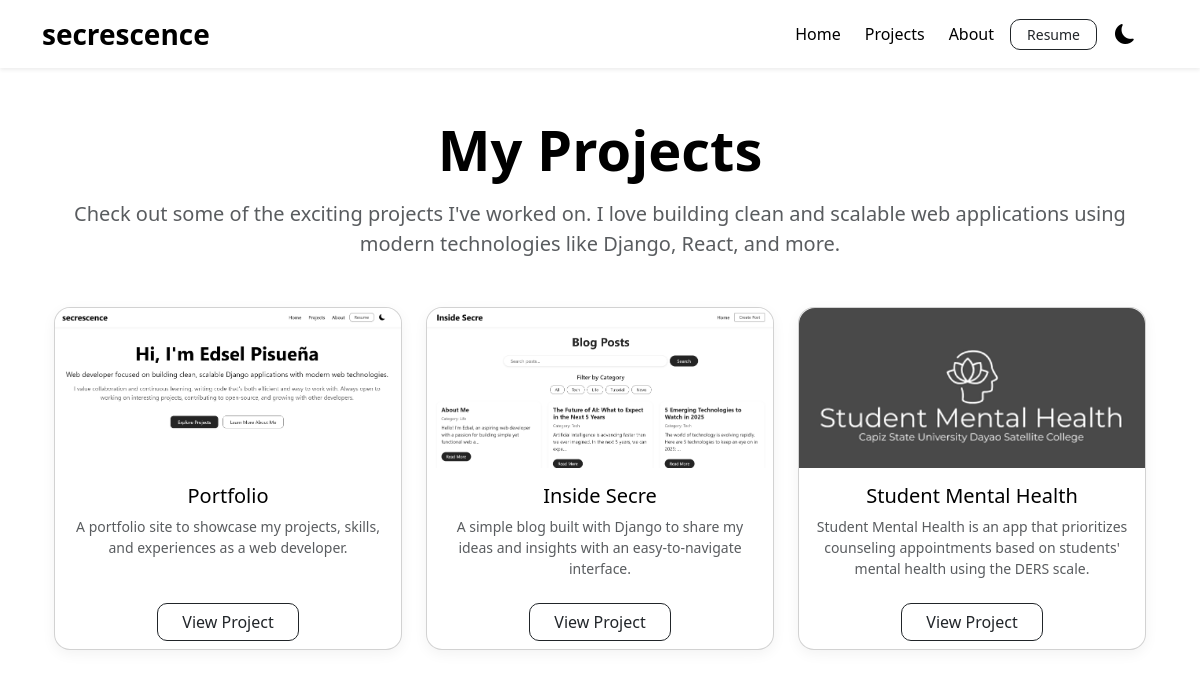
/projects/, run on the app's committed database.
### portfolio/models.py (models this page shows, shortened)
class Project(models.Model):
    title = models.CharField(max_length=200)
    description = models.TextField()
    image = models.ImageField(upload_to="project_images/", blank=True, null=True)
    url = models.URLField(max_length=200)

### portfolio/views.py (the view)
# urls.py: path("projects/", views.projects, name="projects"),  # Projects page view
def projects(request):
    projects_list = Project.objects.all()
    return render(
        request, "portfolio/projects.html", {"projects": projects_list}
    )  # fetch all projects from the database and pass them to the template

### portfolio/context_processors.py (called while the page is built)
def resume_context(request):
    return {"resume": Resume.objects.first()}

### portfolio/templates/portfolio/projects.html
{% extends 'portfolio/base.html' %}
{% load static %}
{% block extra_css %}
<link rel="stylesheet" href="{% static 'css/projects.css' %}">
{% endblock %}
{% block content %}
<div class="container my-5">
  <div class="text-center mb-5">
    <h1 class="display-4 fw-bold mb-3 animate-fade">My Projects</h1>
    <p class="lead text-muted animate-fade delay-1">
        Check out some of the exciting projects I've worked on. I love building clean and scalable web applications using modern technologies like Django, React, and more.
    </p>
  </div>
  <div class="row row-cols-1 row-cols-md-3 g-4">
    {% if projects %}
      {% for project in projects %}
      <div class="col mb-4 animate-slide-left">
        <div class="card h-100 project-card">
          {% if project.image %}
            <img src="{{ project.image.url }}" class="card-img-top project-img" alt="{{ project.title }}">
          {% else %}
            <div class="card-img-top d-flex align-items-center justify-content-center bg-light" style="height: 200px;">
                <p class="text-muted">No image available</p>
            </div>
          {% endif %}
          <div class="card-body text-center">
            <h5 class="card-title project-title">{{ project.title }}</h5>
            <p class="card-text text-muted small">{{ project.description }}</p>
          </div>
          <div class="card-footer text-center border-0 bg-transparent">
            <a href="{{ project.url }}" class="btn btn-outline-dark px-4" target="_blank">View Project</a>
          </div>
        </div>
      </div>
      {% endfor %}
    {% else %}
    <div class="text-center my-5 animate-fade delay-2">
      <p class="text-muted">No projects available yet. Check back soon!</p>
    </div>
    {% endif %}
  </div>
</div>
{% endblock %}

### portfolio/templates/portfolio/base.html (shortened to what this page needs)
{% load static %}
<!DOCTYPE html>
<html lang="en">
<head>
    <link rel="stylesheet" href="https://cdn.jsdelivr.net/npm/bootstrap@5.3.0/dist/css/bootstrap.min.css">
    <link rel="stylesheet" href="{% static 'css/base.css' %}">
    {% block extra_css %}{% endblock %}
    <link rel="stylesheet" href="https://cdn.jsdelivr.net/npm/bootstrap-icons@1.11.0/font/bootstrap-icons.css">
</head>
<body>
    <nav class="navbar navbar-expand-lg navbar-light custom-light-navbar mb-4 shadow-sm sticky-top">
        <div class="container">
          <a class="navbar-brand fw-bold fs-3" href="{% url 'portfolio' %}">secrescence</a>
          <div class="collapse navbar-collapse justify-content-end" id="navbarNav">
            <ul class="navbar-nav align-items-center gap-2">
              <li class="nav-item">
                <a class="nav-link custom-light-link" href="{% url 'portfolio' %}">Home</a>
              </li>
              <li class="nav-item">
                <a class="nav-link custom-light-link" href="{% url 'projects' %}">Projects</a>
              </li>
              <li class="nav-item">
                <a class="nav-link custom-light-link" href="{% url 'about' %}">About</a>
              </li>
              <li class="nav-item">
                <a href="{% static 'files/Web Developer Resume - Edsel Pisuena.pdf' %}" class="btn btn-outline-dark btn-sm px-3 py-1" target="_blank">Resume</a>
              </li>
              <li class="nav-item d-flex align-items-center me-2">
                <div class="theme-toggle-wrapper">
                  <button id="theme-toggle" class="theme-toggle" aria-label="Toggle dark mode">
                    <i class="bi bi-moon-fill dark-icon"></i>
                  </button>
                </div>
              </li>
            </ul>
          </div>
        </div>
    </nav>
<div class="container">
    {% block content %}
    {% endblock %}
</div>
</body>
</html>

### static/css/base.css (style rules this page uses)
:root { --bg-color: #ffffff; --text-color: #000000; --navbar-bg: #ffffff; --navbar-shadow: rgba(0, 0, 0, 0.05); --btn-border: #000; --btn-hover: rgba(0, 0, 0, 0.05); --card-bg: #fff; --card-shadow: rgba(0, 0, 0, 0.05); --transition-speed: 0.4s; }
body { opacity: 0; transition: opacity 0.4s ease-in; background-color: var(--bg-color); color: var(--text-color); }
body.loaded { opacity: 1; }
.custom-light-navbar { background-color: var(--navbar-bg); box-shadow: 0 2px 10px var(--navbar-shadow); transition: background-color var(--transition-speed), box-shadow var(--transition-speed); }
.navbar-brand { color: var(--text-color) !important; position: relative; transition: color var(--transition-speed); }
.navbar-brand::after { content: ""; position: absolute; bottom: -3px; left: 0; width: 0%; height: 2px; background-color: var(--text-color); transition: width 0.3s; }
.custom-light-link { color: var(--text-color) !important; padding: 6px 16px; border-radius: 10px; transition: all 0.3s; }
.theme-toggle-wrapper { display: flex; align-items: center; margin-right: 5px; }
.theme-toggle { background: transparent; border: none; cursor: pointer; display: flex; align-items: center; justify-content: center; font-size: 1.25rem; padding: 0.5rem; border-radius: 50%; transition: all 0.3s ease; position: relative; color: var(--text-color); width: 40px; height: 40px; }
.theme-toggle .light-icon, .theme-toggle .dark-icon { position: absolute; transition: opacity 0.3s ease, transform 0.3s ease; }
.theme-toggle .dark-icon { opacity: 1; transform: translateY(0); }
.project-title { color: var(--text-color); }
.project-title::after { background-color: var(--text-color); }

### static/css/projects.css (style rules this page uses)
.animate-fade { opacity: 0; transform: translateY(20px); animation: fadeInUp 0.8s ease forwards; }
.animate-slide-left { opacity: 0; transform: translateX(-30px); animation: slideInLeft 0.8s ease forwards; }
.delay-1 { animation-delay: 0.3s; }
.project-card { border-radius: 16px; box-shadow: 0 4px 14px rgba(0, 0, 0, 0.05); transition: all 0.3s ease; }
.card-img-top.project-img { height: 160px; width: 100%; object-fit: cover; border-top-left-radius: 16px; border-top-right-radius: 16px; filter: grayscale(100%); transition: filter 0.3s ease; }
.project-title { position: relative; display: inline-block; }
.project-title::after { content: ""; position: absolute; bottom: -4px; left: 0; width: 0; height: 2px; transition: width 0.3s; }
.btn-outline-dark { transition: all 0.3s ease; border-radius: 10px; }

### data on the page
Project: image (picture), title "Portfolio", description "A portfolio site to showcase my projects, skills, and experiences as a web developer."
Project: image (picture), title "Inside Secre", description "A simple blog built with Django to share my ideas and insights with an easy-to-navigate interface."
Project: image (picture), title "Student Mental Health", description "Student Mental Health is an app that prioritizes counseling appointments based on students' mental health using the DERS scale."
